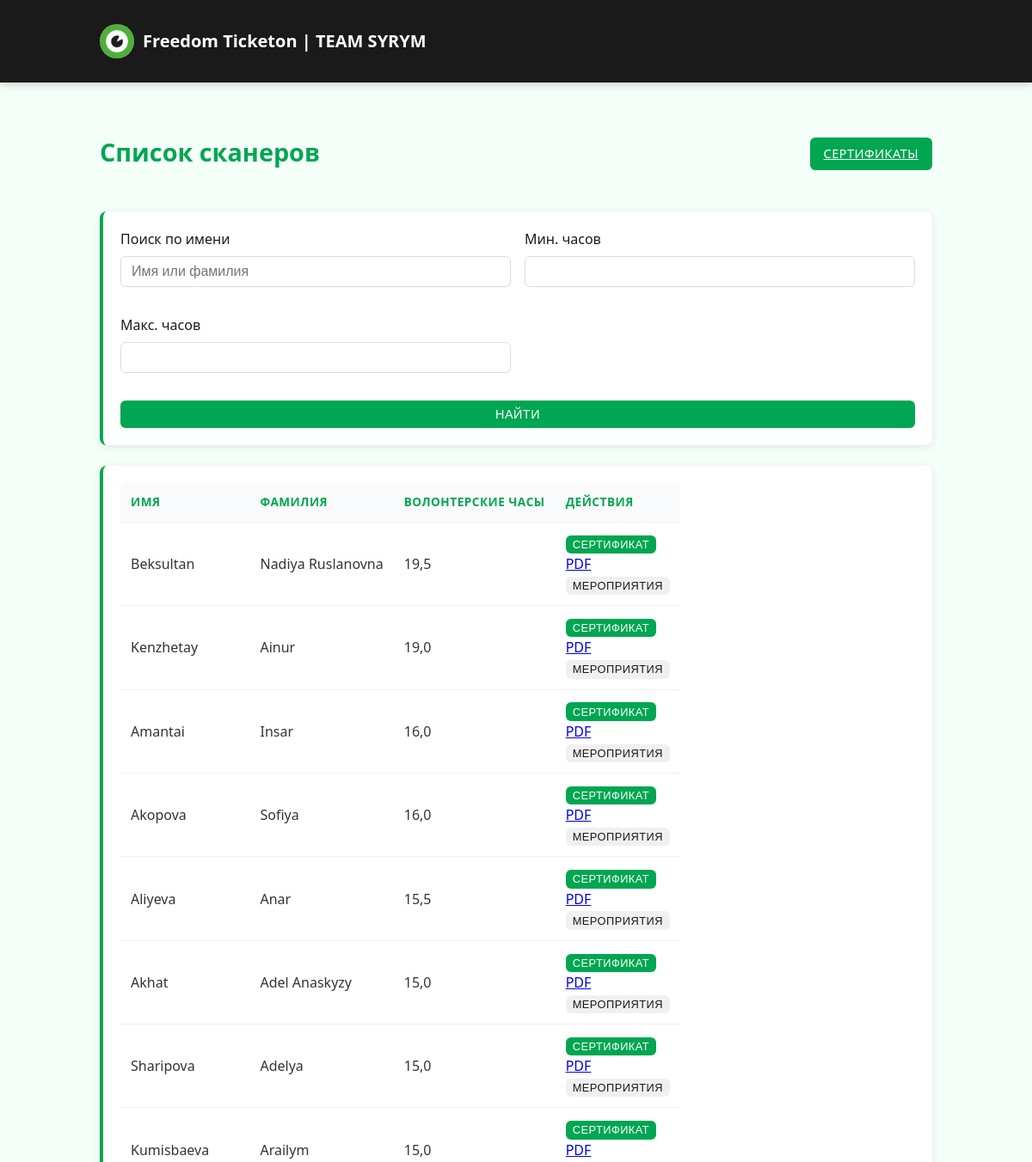
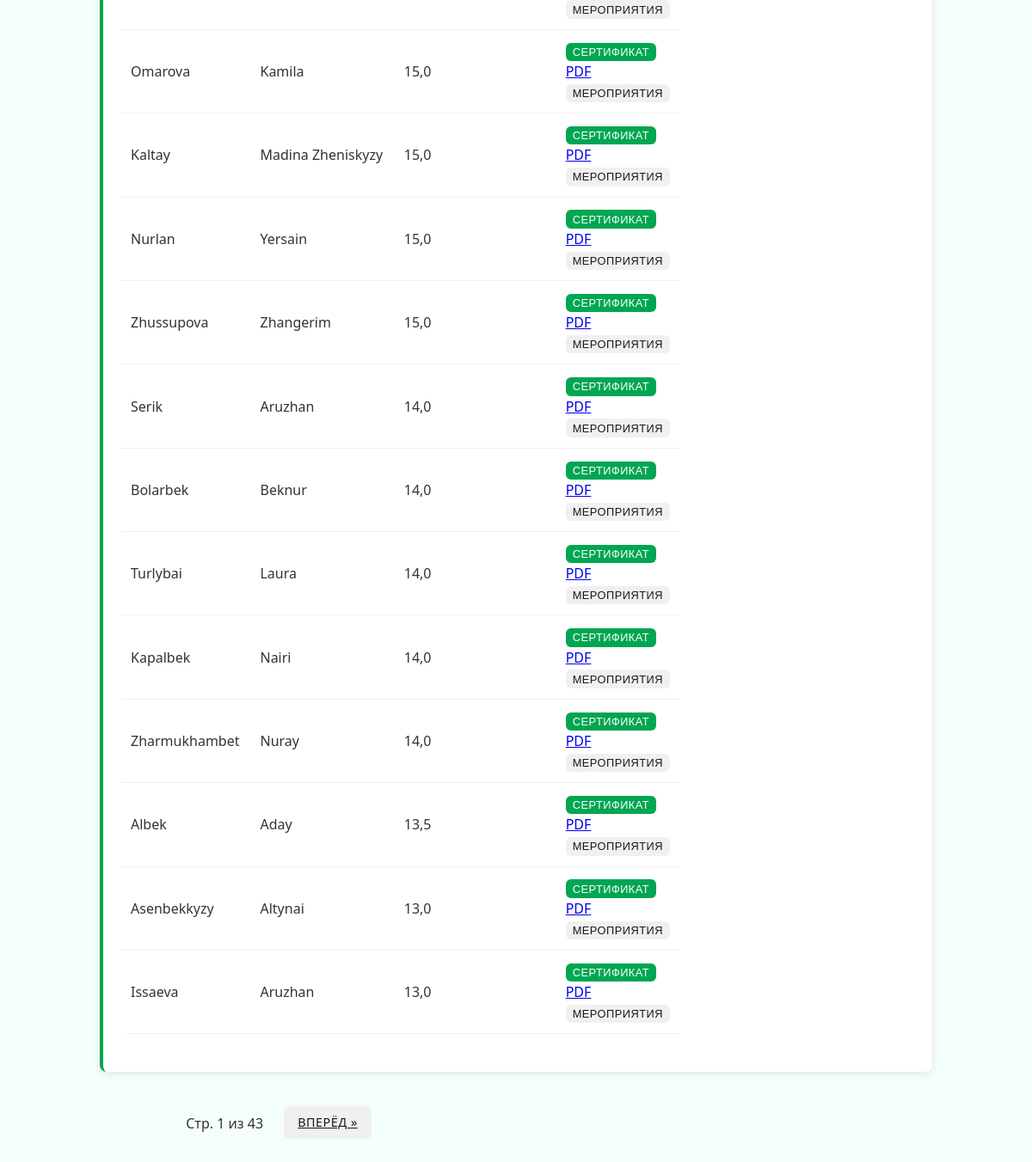
The page /scanners/ (signed in) on the database its author committed (2 pictures, top to bottom).
### core/models.py (models this page shows, shortened)
class Scanner(models.Model):
    first_name = models.CharField(max_length=100)
    last_name = models.CharField(max_length=100)
    email = models.EmailField(blank=True, null=True)
    created_at = models.DateTimeField(default=timezone.now)

### core/views.py (the view)
# urls.py: path('scanners/', views.all_scanners_list, name='all_scanners_list'),
@team_leader_required
def all_scanners_list(request):
    query = request.GET.get('q', '')
    filter_min_hours = request.GET.get('min_hours', '')
    filter_max_hours = request.GET.get('max_hours', '')
    page_number = request.GET.get('page', '1')
    cache_key = f'scanners_list_{query}_{filter_min_hours}_{filter_max_hours}_{page_number}'
    cached_data = cache.get(cache_key)
    if cached_data:
        return render(request, 'core/all_scanners.html', cached_data)
    scanners = Scanner.objects.all()
    if query:
        scanners = scanners.filter(
            Q(first_name__icontains=query) |
            Q(last_name__icontains=query) |
            Q(email__icontains=query)
        )
    scanners = scanners.annotate(
        total_hours=Coalesce(Sum('eventparticipant__hours_awarded'), 0.0)
    )
    if filter_min_hours:
        scanners = scanners.filter(total_hours__gte=float(filter_min_hours))
    if filter_max_hours:
        scanners = scanners.filter(total_hours__lte=float(filter_max_hours))
    scanners = scanners.order_by('-total_hours', 'last_name', 'first_name')
    paginator = Paginator(scanners, 20)  # 20 сканеров на страницу
    page_obj = paginator.get_page(page_number)
    scanner_ids = [scanner.id for scanner in page_obj.object_list]
    participations = EventParticipant.objects.filter(
        volunteer_id__in=scanner_ids
    ).select_related('event').order_by('-event__date')
    participation_by_scanner = {}
    for p in participations:
        if p.volunteer_id not in participation_by_scanner:
            participation_by_scanner[p.volunteer_id] = []
        participation_by_scanner[p.volunteer_id].append({
            'id': p.event.id,
            'name': p.event.name,
            'date': p.event.date.strftime('%d.%m.%Y'),
            'hours': p.hours_awarded
        })
    scanners_with_hours = []
    for scanner in page_obj.object_list:
        scanners_with_hours.append({
            'id': scanner.id,
            'first_name': scanner.first_name,
            'last_name': scanner.last_name,
            'email': scanner.email,
            'total_hours': scanner.total_hours,
            'events': participation_by_scanner.get(scanner.id, [])
        })
    context = {
        'scanners': scanners_with_hours,
        'query': query,
        'min_hours': filter_min_hours,
        'max_hours': filter_max_hours,
        'page_obj': page_obj
    }
    cache.set(cache_key, context, 300)
    return render(request, 'core/all_scanners.html', context)

### core/models.py (called while the page is built)
def is_team_leader(user):
    return user.groups.filter(name='Тимлидеры').exists()

### core/views.py (called while the page is built)
def is_team_leader_or_admin(user):
    return user.is_authenticated and (user.is_team_leader or user.is_staff)

### templates/core/all_scanners.html (shortened to what this page needs)
{% extends 'base.html' %}
{% block content %}
<div class="flex justify-between items-center mb-3" style="flex-wrap: wrap; gap: 1rem;">
    <h1>Список сканеров</h1>
    <div class="flex gap-2" style="flex-wrap: wrap;">
        <a href="{% url 'scanner_certificates' %}" class="btn btn-success">Сертификаты</a>
    </div>
</div>
<form method="get" class="card mb-3 table-responsive" style="display: flex; flex-wrap: wrap; gap: 1rem; align-items: end;">
    <div style="flex:1; min-width: 180px; width: 100%;">
        <label for="q">Поиск по имени</label>
        <input type="text" id="q" name="q" class="form-control" value="{{ query|default:'' }}" placeholder="Имя или фамилия">
    </div>
    <div style="min-width: 150px; width: calc(50% - 0.5rem);">
        <label for="min_hours">Мин. часов</label>
        <input type="number" id="min_hours" name="min_hours" class="form-control" step="0.5" min="0" value="{{ min_hours|default:'' }}">
    </div>
    <div style="min-width: 150px; width: calc(50% - 0.5rem);">
        <label for="max_hours">Макс. часов</label>
        <input type="number" id="max_hours" name="max_hours" class="form-control" step="0.5" min="0" value="{{ max_hours|default:'' }}">
    </div>
    <div style="min-width: 120px; width: 100%;">
        <button type="submit" class="btn btn-primary" style="width: 100%;">Найти</button>
    </div>
</form>
{% if scanners %}
<div class="card table-responsive">
    <table>
        <thead>
            <tr>
                <th>Имя</th>
                <th>Фамилия</th>
                <th>Волонтерские часы</th>
                <th>Действия</th>
            </tr>
        </thead>
        <tbody>
            {% for scanner in scanners %}
            <tr>
                <td>{{ scanner.first_name }}</td>
                <td>{{ scanner.last_name }}</td>
                <td>{{ scanner.total_hours }}</td>
                <td>
                    <div class="dropdown d-inline-block">
                        <button class="btn btn-success dropdown-toggle" type="button" id="certDropdown{{ scanner.id }}" data-toggle="dropdown" aria-haspopup="true" aria-expanded="false" style="font-size: 0.8rem; padding: 0.2rem 0.5rem;">
                            Сертификат
                        </button>
                        <div class="dropdown-menu" aria-labelledby="certDropdown{{ scanner.id }}">
                            <a class="dropdown-item" href="#" onclick="downloadCertificate({{ scanner.id }}, this); return false;">PDF</a>
                        </div>
                    </div>
                    <button onclick="toggleEvents({{ scanner.id }})" class="btn btn-secondary" style="font-size: 0.8rem; padding: 0.2rem 0.5rem;">Мероприятия</button>
                </td>
            </tr>
            {% endfor %}
        </tbody>
    </table>
</div>
<div class="flex justify-center mt-3" style="flex-wrap: wrap;">
    <nav aria-label="Пагинация" style="width: 100%; max-width: 400px;">
        <ul class="pagination" style="display: flex; gap: 0.5rem; list-style: none; padding: 0; justify-content: center; flex-wrap: wrap;">
            <li style="padding: 0.5rem 1rem; text-align: center;">Стр. {{ page_obj.number }} из {{ page_obj.paginator.num_pages }}</li>
            {% if page_obj.has_next %}
                <li><a href="?page={{ page_obj.next_page_number }}" class="btn btn-secondary">Вперёд &raquo;</a></li>
            {% endif %}
        </ul>
    </nav>
</div>
{% else %}
<div class="card" style="text-align: center; padding: 3rem 1rem;">
    <div style="font-size: 3rem; color: #ccc; margin-bottom: 1rem;">👤</div>
    <h2>Сканеры не найдены</h2>
    <p style="color: #666;">Измените параметры поиска или добавьте новых сканеров в систему</p>
</div>
{% endif %}
{% endblock %}

### static/css/main.css (style rules this page uses)
:root { --primary-color: #00a651; --primary-hover: #008442; --accent-color: #4dc075; --light-color: #f5fff9; --dark-color: #1a1a1a; --gray-color: #f0f0f0; --text-color: #333; --danger-color: #d84040; --success-color: #00a651; }
body { font-family: "Segoe UI", -apple-system, BlinkMacSystemFont, Roboto, Oxygen, Ubuntu, sans-serif; background-color: var(--light-color); color: var(--text-color); line-height: 1.5; margin: 0; padding: 0; -webkit-font-smoothing: antialiased; -moz-osx-font-smoothing: grayscale; }
.card { background: white; border-radius: 8px; box-shadow: 0 2px 10px rgba(0, 0, 0, 0.1); padding: 20px; margin-bottom: 20px; border-left: 4px solid var(--primary-color); overflow: hidden; }
h1, h2, h3 { color: var(--dark-color); font-weight: 600; word-wrap: break-word; }
h1 { font-size: 1.8rem; margin-bottom: 1.5rem; color: var(--primary-color); }
.form-control { display: block; width: 100%; padding: 0.5rem 0.75rem; border: 1px solid #ddd; border-radius: 6px; margin-bottom: 1rem; font-size: 1rem; transition: all 0.2s ease; box-sizing: border-box; }
label { display: block; margin-bottom: 0.5rem; font-weight: 500; color: var(--dark-color); }
.btn { padding: 0.5rem 1rem; border-radius: 6px; border: none; cursor: pointer; font-weight: 500; transition: background-color 0.2s, transform 0.1s; text-transform: uppercase; letter-spacing: 0.5px; font-size: 0.9rem; display: inline-block; text-align: center; }
.btn-primary { background-color: var(--primary-color); color: white; }
.btn-secondary { background-color: var(--gray-color); color: var(--dark-color); }
.btn-success { background-color: var(--success-color); color: white; }
table { width: 100%; border-collapse: collapse; margin-bottom: 1.5rem; background-color: white; border-radius: 8px; overflow-x: auto; display: block; }
th, td { padding: 0.75rem; text-align: left; border-bottom: 1px solid var(--gray-color); }
th { font-weight: 600; background-color: #f9fafc; color: var(--primary-color); text-transform: uppercase; font-size: 0.85rem; letter-spacing: 0.5px; }
.mb-3 { margin-bottom: 1.5rem; }
.mt-3 { margin-top: 1.5rem; }
.flex { display: flex; }
.items-center { align-items: center; }
.justify-between { justify-content: space-between; }
.gap-2 { gap: 1rem; }

### rows shown on the page
Scanner: first_name "Beksultan", last_name "Nadiya Ruslanovna"
Scanner: first_name "Kenzhetay", last_name "Ainur"
Scanner: first_name "Amantai", last_name "Insar"
Scanner: first_name "Akopova", last_name "Sofiya"
Scanner: first_name "Aliyeva", last_name "Anar"
Scanner: first_name "Akhat", last_name "Adel Anaskyzy"
Scanner: first_name "Sharipova", last_name "Adelya"
Scanner: first_name "Kumisbaeva", last_name "Arailym"
Scanner: first_name "Omarova", last_name "Kamila"
Scanner: first_name "Kaltay", last_name "Madina Zheniskyzy"
Scanner: first_name "Nurlan", last_name "Yersain"
Scanner: first_name "Zhussupova", last_name "Zhangerim"
Scanner: first_name "Serik", last_name "Aruzhan"
Scanner: first_name "Bolarbek", last_name "Beknur"
Scanner: first_name "Turlybai", last_name "Laura"
Scanner: first_name "Kapalbek", last_name "Nairi"
Scanner: first_name "Zharmukhambet", last_name "Nuray"
Scanner: first_name "Albek", last_name "Aday"
Scanner: first_name "Asenbekkyzy", last_name "Altynai"
Scanner: first_name "Issaeva", last_name "Aruzhan"

### other values the page prints
{{ scanner.total_hours }} "19,5" "19,0" "16,0" "16,0" "15,5" "15,0" "15,0" "15,0" "15,0" "15,0" "15,0" "15,0" "14,0" "14,0" "14,0" "14,0" "14,0" "13,5" "13,0" "13,0"
{{ page_obj.number }} "1"
{{ page_obj.paginator.num_pages }} "43"
